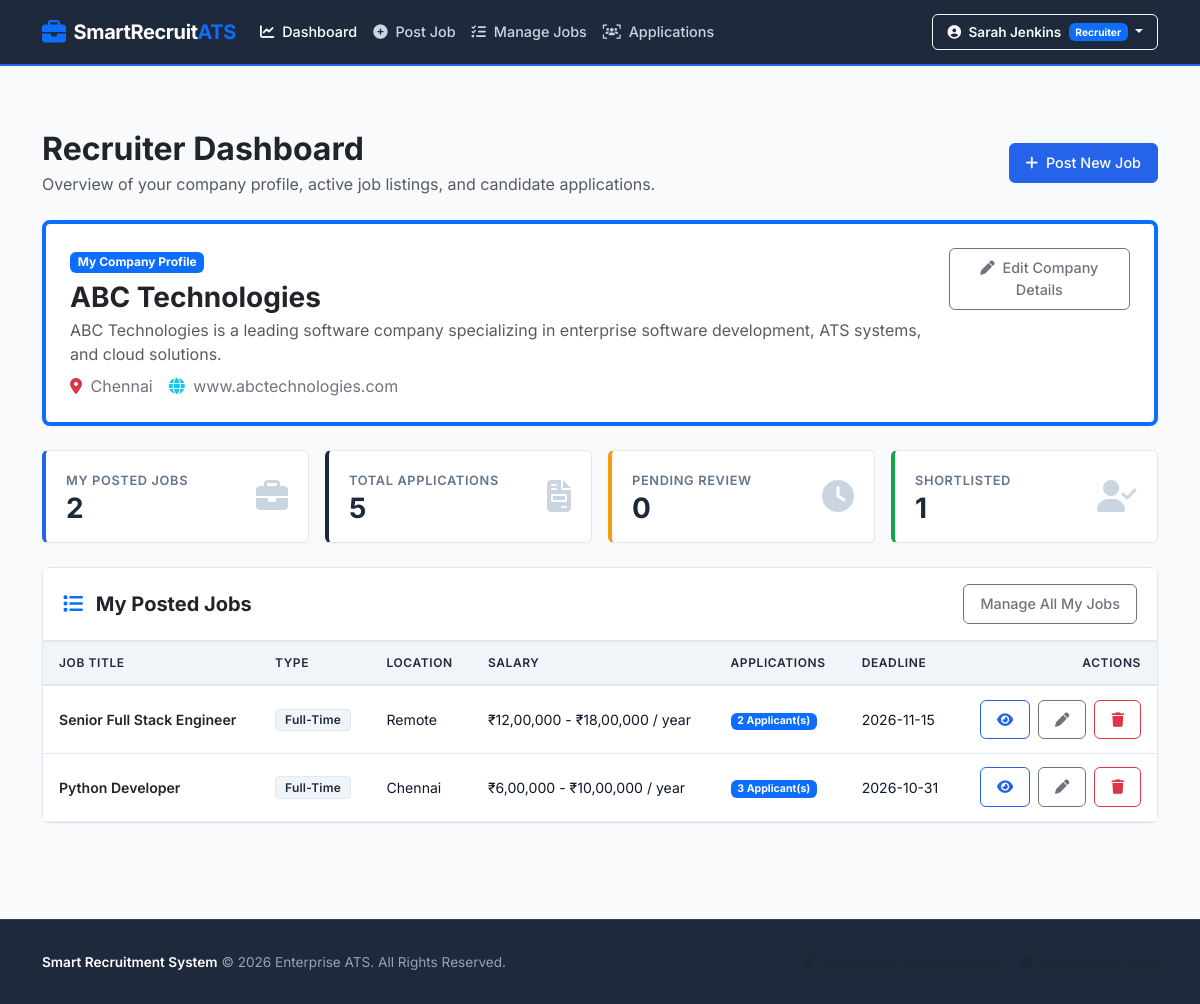
The page /recruiter/dashboard (signed in) on the database its author committed.
### models.py (models this page shows, shortened)
class User(UserMixin, db.Model):
    __tablename__ = 'users'
    id = db.Column(db.Integer, primary_key=True)
    full_name = db.Column(db.String(120), nullable=False)
    email = db.Column(db.String(120), unique=True, nullable=False, index=True)
    password_hash = db.Column(db.String(256), nullable=False)
    role = db.Column(db.String(20), nullable=False)  # 'recruiter' or 'candidate'
    company_name = db.Column(db.String(200), nullable=True)
    company_description = db.Column(db.Text, nullable=True)
    company_location = db.Column(db.String(200), nullable=True)
    company_website = db.Column(db.String(300), nullable=True)
    phone = db.Column(db.String(20), nullable=True)
    address = db.Column(db.String(255), nullable=True)
    skills = db.Column(db.Text, nullable=True)
    education = db.Column(db.Text, nullable=True)
    experience = db.Column(db.Text, nullable=True)
    resume_path = db.Column(db.String(255), nullable=True)
    created_at = db.Column(db.DateTime, default=datetime.utcnow)
    posted_jobs = db.relationship('Job', backref='recruiter', lazy=True, cascade="all, delete-orphan")
    applications = db.relationship('Application', backref='candidate', lazy=True, cascade="all, delete-orphan")
    @property
    def is_recruiter(self):
        return self.role == 'recruiter'

class Job(db.Model):
    __tablename__ = 'jobs'
    id = db.Column(db.Integer, primary_key=True)
    recruiter_id = db.Column(db.Integer, db.ForeignKey('users.id', ondelete='CASCADE'), nullable=False)
    title = db.Column(db.String(150), nullable=False)
    company = db.Column(db.String(150), nullable=False)
    location = db.Column(db.String(100), nullable=False)
    employment_type = db.Column(db.String(50), nullable=False)  # e.g., Full-time, Part-time, Contract, Remote, Internship
    salary = db.Column(db.String(100), nullable=False)
    experience = db.Column(db.String(50), nullable=False)
    skills = db.Column(db.Text, nullable=False)
    description = db.Column(db.Text, nullable=False)
    last_date = db.Column(db.Date, nullable=False)
    openings = db.Column(db.Integer, default=1, nullable=False)
    is_active = db.Column(db.Boolean, default=True, nullable=False)
    created_at = db.Column(db.DateTime, default=datetime.utcnow)
    applications = db.relationship('Application', backref='job', lazy=True, cascade="all, delete-orphan")

### routes.py (the view)
@main.route('/recruiter/dashboard')
@recruiter_required
def recruiter_dashboard():
    recruiter_id = current_user.id
    jobs = Job.query.filter_by(recruiter_id=recruiter_id).all()
    job_ids = [j.id for j in jobs]
    total_jobs = len(jobs)
    if job_ids:
        applications = Application.query.filter(Application.job_id.in_(job_ids)).all()
    else:
        applications = []
    total_applications = len(applications)
    pending_applications = sum(1 for a in applications if a.status == 'Pending')
    shortlisted_candidates = sum(1 for a in applications if a.status == 'Shortlisted')
    selected_candidates = sum(1 for a in applications if a.status == 'Selected')
    recent_jobs = Job.query.filter_by(recruiter_id=recruiter_id).order_by(Job.created_at.desc()).limit(5).all()
    return render_template('recruiter/dashboard.html',
                           total_jobs=total_jobs,
                           total_applications=total_applications,
                           pending_applications=pending_applications,
                           shortlisted_candidates=shortlisted_candidates,
                           selected_candidates=selected_candidates,
                           recent_jobs=recent_jobs)

### templates/recruiter/dashboard.html (shortened to what this page needs)
{% extends "base.html" %}
{% block content %}
<div class="container py-4">
  <div class="d-flex justify-content-between align-items-center mb-4">
    <div>
      <h2 class="fw-bold text-dark mb-1">Recruiter Dashboard</h2>
      <p class="text-muted mb-0">Overview of your company profile, active job listings, and candidate applications.</p>
    </div>
    <a href="{{ url_for('main.post_job') }}" class="btn btn-primary">
      <i class="fa-solid fa-plus me-1"></i> Post New Job
    </a>
  </div>
  <div class="card card-corporate mb-4 border-start border-4 border-primary">
    <div class="card-body p-4">
      <div class="d-flex justify-content-between align-items-start">
        <div>
          <span class="badge bg-primary mb-2">My Company Profile</span>
          <h3 class="fw-bold text-dark mb-1">{{ current_user.company_name or 'Company Name Not Set' }}</h3>
          <p class="text-muted mb-2">{{ current_user.company_description or 'No company description provided yet.' }}</p>
          <div class="d-flex flex-wrap gap-3 fs-7 text-secondary">
            {% if current_user.company_location %}
              <span><i class="fa-solid fa-location-dot me-1 text-danger"></i> {{ current_user.company_location }}</span>
            {% endif %}
            {% if current_user.company_website %}
              <span><i class="fa-solid fa-globe me-1 text-info"></i> {{ current_user.company_website }}</span>
            {% endif %}
          </div>
        </div>
        <a href="{{ url_for('main.recruiter_profile') }}" class="btn btn-sm btn-outline-secondary">
          <i class="fa-solid fa-pen me-1"></i> Edit Company Details
        </a>
      </div>
    </div>
  </div>
  <div class="row g-3 mb-4">
    <div class="col-sm-6 col-lg-3">
      <div class="metric-card">
        <div>
          <div class="metric-label">My Posted Jobs</div>
          <div class="metric-value">{{ total_jobs }}</div>
        </div>
        <div class="metric-icon"><i class="fa-solid fa-briefcase"></i></div>
      </div>
    </div>
    <div class="col-sm-6 col-lg-3">
      <div class="metric-card secondary">
        <div>
          <div class="metric-label">Total Applications</div>
          <div class="metric-value">{{ total_applications }}</div>
        </div>
        <div class="metric-icon"><i class="fa-solid fa-file-invoice"></i></div>
      </div>
    </div>
    <div class="col-sm-6 col-lg-3">
      <div class="metric-card warning">
        <div>
          <div class="metric-label">Pending Review</div>
          <div class="metric-value">{{ pending_applications }}</div>
        </div>
        <div class="metric-icon"><i class="fa-solid fa-clock"></i></div>
      </div>
    </div>
    <div class="col-sm-6 col-lg-3">
      <div class="metric-card success">
        <div>
          <div class="metric-label">Shortlisted</div>
          <div class="metric-value">{{ shortlisted_candidates }}</div>
        </div>
        <div class="metric-icon"><i class="fa-solid fa-user-check"></i></div>
      </div>
    </div>
  </div>
  <div class="card card-corporate">
    <div class="card-header d-flex justify-content-between align-items-center bg-white py-3">
      <h5 class="mb-0 fw-bold text-dark"><i class="fa-solid fa-list text-primary me-2"></i> My Posted Jobs</h5>
      <a href="{{ url_for('main.manage_jobs') }}" class="btn btn-sm btn-outline-secondary">Manage All My Jobs</a>
    </div>
    <div class="card-body p-0">
      {% if recent_jobs %}
      <div class="table-responsive">
        <table class="table table-enterprise mb-0">
          <thead>
            <tr>
              <th>Job Title</th>
              <th>Type</th>
              <th>Location</th>
              <th>Salary</th>
              <th>Applications</th>
              <th>Deadline</th>
              <th class="text-end">Actions</th>
            </tr>
          </thead>
          <tbody>
            {% for job in recent_jobs %}
            <tr>
              <td class="fw-semibold text-dark">{{ job.title }}</td>
              <td><span class="badge badge-status badge-job-type">{{ job.employment_type }}</span></td>
              <td>{{ job.location }}</td>
              <td>{{ job.salary }}</td>
              <td>
                <a href="{{ url_for('main.view_applications', job_id=job.id) }}" class="badge bg-primary text-decoration-none">
                  {{ job.applications|length }} Applicant(s)
                </a>
              </td>
              <td>{{ job.last_date.strftime('%Y-%m-%d') }}</td>
              <td class="text-end">
                <a href="{{ url_for('main.view_applications', job_id=job.id) }}" class="btn btn-sm btn-outline-primary me-1" title="View Applicants">
                  <i class="fa-solid fa-eye"></i>
                </a>
                <a href="{{ url_for('main.edit_job', job_id=job.id) }}" class="btn btn-sm btn-outline-secondary me-1" title="Edit">
                  <i class="fa-solid fa-pen"></i>
                </a>
                <button type="button" class="btn btn-sm btn-outline-danger"
                        data-bs-toggle="modal"
                        data-bs-target="#deleteConfirmModal"
                        data-job-id="{{ job.id }}"
                        data-job-title="{{ job.title }}"
                        title="Delete">
                  <i class="fa-solid fa-trash"></i>
                </button>
              </td>
            </tr>
            {% endfor %}
          </tbody>
        </table>
      </div>
      {% endif %}
    </div>
  </div>
</div>
{% endblock %}

### templates/base.html (shortened to what this page needs)
<!DOCTYPE html>
<html lang="en">
<head>
  <link href="https://cdn.jsdelivr.net/npm/bootstrap@5.3.3/dist/css/bootstrap.min.css" rel="stylesheet">
  <link rel="stylesheet" href="https://cdnjs.cloudflare.com/ajax/libs/font-awesome/6.5.1/css/all.min.css">
  <link rel="stylesheet" href="{{ url_for('static', filename='css/custom.css') }}">
</head>
<body>
  <nav class="navbar navbar-expand-lg navbar-dark navbar-enterprise sticky-top">
    <div class="container">
      <a class="navbar-brand d-flex align-items-center gap-2" href="{{ url_for('main.home') }}">
        <i class="fa-solid fa-briefcase text-primary fs-4"></i>
        <span>SmartRecruit<span class="text-primary">ATS</span></span>
      </a>
      <div class="collapse navbar-collapse" id="enterpriseNavbar">
        <ul class="navbar-nav me-auto mb-2 mb-lg-0">
          {% if current_user.is_authenticated %}
            {% if current_user.is_recruiter %}
              <li class="nav-item">
                <a class="nav-link {% if request.endpoint == 'main.recruiter_dashboard' %}active{% endif %}" href="{{ url_for('main.recruiter_dashboard') }}">
                  <i class="fa-solid fa-chart-line me-1"></i> Dashboard
                </a>
              </li>
              <li class="nav-item">
                <a class="nav-link {% if request.endpoint == 'main.post_job' %}active{% endif %}" href="{{ url_for('main.post_job') }}">
                  <i class="fa-solid fa-plus-circle me-1"></i> Post Job
                </a>
              </li>
              <li class="nav-item">
                <a class="nav-link {% if request.endpoint == 'main.manage_jobs' %}active{% endif %}" href="{{ url_for('main.manage_jobs') }}">
                  <i class="fa-solid fa-list-check me-1"></i> Manage Jobs
                </a>
              </li>
              <li class="nav-item">
                <a class="nav-link {% if request.endpoint == 'main.view_applications' %}active{% endif %}" href="{{ url_for('main.view_applications') }}">
                  <i class="fa-solid fa-users-viewfinder me-1"></i> Applications
                </a>
              </li>
            {% endif %}
          {% else %}
            <li class="nav-item">
              <a class="nav-link {% if request.endpoint == 'main.home' %}active{% endif %}" href="{{ url_for('main.home') }}">
                <i class="fa-solid fa-house me-1"></i> Home
              </a>
            </li>
          {% endif %}
        </ul>
        <div class="d-flex align-items-center gap-2">
          {% if current_user.is_authenticated %}
            <div class="dropdown">
              <button class="btn btn-outline-light dropdown-toggle btn-nav-action" type="button" id="userMenuBtn" data-bs-toggle="dropdown" aria-expanded="false">
                <i class="fa-solid fa-circle-user me-1"></i> {{ current_user.full_name }}
                <span class="badge bg-primary text-white ms-1 text-capitalize">{{ current_user.role }}</span>
              </button>
            </div>
          {% endif %}
        </div>
      </div>
    </div>
  </nav>
  <main class="content-wrapper">
    {% block content %}{% endblock %}
  </main>
  <footer class="footer-enterprise">
    <div class="container">
      <div class="row align-items-center">
        <div class="col-md-6 text-center text-md-start mb-2 mb-md-0">
          <span class="fw-semibold text-white">Smart Recruitment System</span> &copy; 2026 Enterprise ATS. All Rights Reserved.
        </div>
        <div class="col-md-6 text-center text-md-end">
          <span class="text-muted me-3"><i class="fa-solid fa-shield-halved me-1"></i> Role-Based Access Control</span>
          <span class="text-muted"><i class="fa-solid fa-database me-1"></i> SQLAlchemy ORM</span>
        </div>
      </div>
    </div>
  </footer>
</body>
</html>

### rows shown on the page
User: full_name "Sarah Jenkins", role "Recruiter", company_name "ABC Technologies", company_description "ABC Technologies is a leading software company specializing in enterprise software development, ATS systems, and cloud solutions.", company_location "Chennai", company_website "www.abctechnologies.com"
Job: title "Senior Full Stack Engineer", employment_type "Full-Time", location "Remote", salary "₹12,00,000 - ₹18,00,000 / year", applications|length "2", last_date "2026-11-15"
Job: title "Python Developer", employment_type "Full-Time", location "Chennai", salary "₹6,00,000 - ₹10,00,000 / year", applications|length "3", last_date "2026-10-31"

### other values the page prints
{{ total_jobs }} "2"
{{ total_applications }} "5"
{{ pending_applications }} "0"
{{ shortlisted_candidates }} "1"
